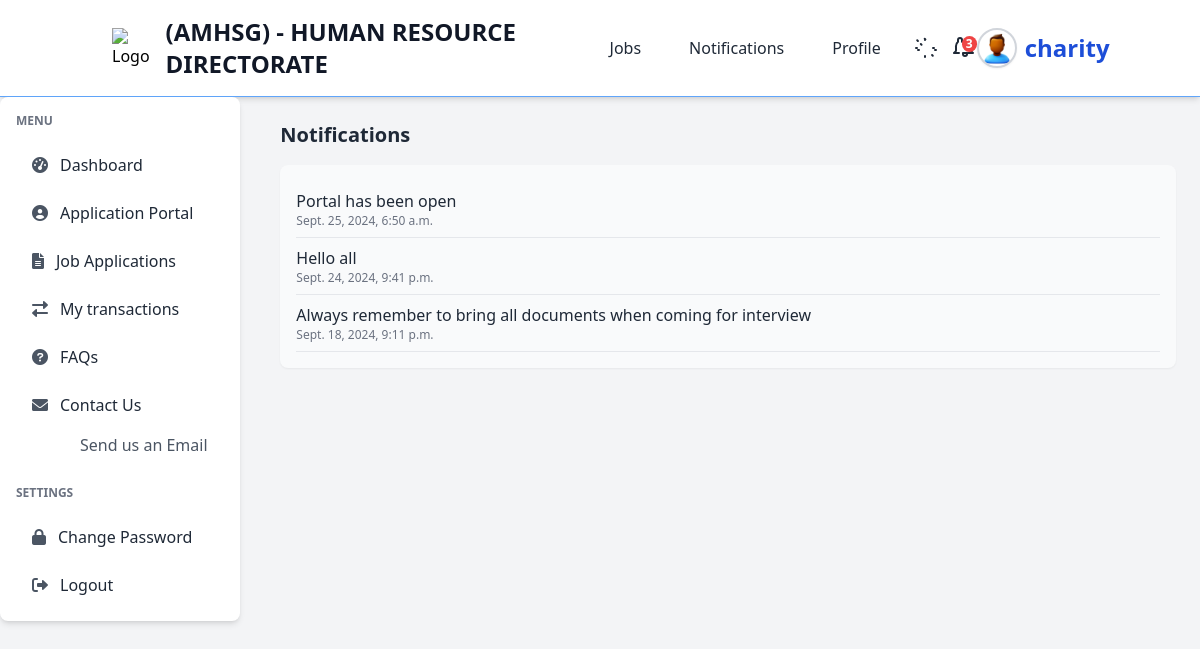
The app's page /notifications/ (signed in) with its own data.
### notifications/models.py (models this page shows, shortened)
class Notification(models.Model):
    message = models.CharField(max_length=255)
    date = models.DateTimeField(auto_now_add=True)

### notifications/views.py (the view)
# urls.py: path('notifications/', views.notification_list, name='notification-list'),
@login_required(login_url="my-login")
def notification_list(request):
    notifications = Notification.objects.all().order_by('-date')
    context = {
        'notifications': notifications,
    }
    return render(request, 'notifications/index.html', context)

### templates/notifications/index.html
{% extends 'authentication/dash-base.html' %} {% block content %}
<section>
  <h2 class="text-xl font-semibold text-gray-800 mb-4">Notifications</h2>
  <div class="bg-gray-50 p-4 rounded-lg shadow-sm">
    <ul>
      {% for notification in notifications %}
      <li class="border-b border-gray-200 py-2">
        <p class="text-gray-800">{{ notification.message }}</p>
        <p class="text-gray-500 text-xs">{{ notification.date }}</p>
      </li>
      {% empty %}
      <li class="text-gray-600">No notifications.</li>
      {% endfor %}
    </ul>
  </div>
</section>
{% endblock %}

### templates/authentication/dash-base.html (shortened to what this page needs)
{% load static tailwind_tags %}
<!DOCTYPE html>
<html lang="en">
  <head>
    <link
      href="https://cdn.jsdelivr.net/npm/tailwindcss@2.2.19/dist/tailwind.min.css"
      rel="stylesheet"
    />
    <link
      rel="stylesheet"
      href="https://cdnjs.cloudflare.com/ajax/libs/font-awesome/6.0.0-beta3/css/all.min.css"
    />
    <link rel="stylesheet" href="https://cdn.jsdelivr.net/npm/flatpickr/dist/flatpickr.min.css">
    <link href="{% static 'css/styles.css' %}" rel="stylesheet">
    <link href="https://cdn.jsdelivr.net/npm/tailwindcss@2.2.19/dist/tailwind.min.css" rel="stylesheet">
    <link href="https://cdn.jsdelivr.net/npm/select2@4.1.0-rc.0/dist/css/select2.min.css" rel="stylesheet" />
    {% tailwind_css %}
  </head>
  <body class="bg-gray-100">
<header class="bg-white dark:bg-gray-800 shadow-md border-b border-blue-400 transition-colors duration-300">
  <div class="container mx-auto flex items-center justify-between py-4 px-6">
    <div class="flex items-center space-x-4">
      <img src="{% static 'img/logo.png' %}" alt="Logo" class="w-10 h-10" />
      <a href="{% url 'dashboard' %}" class="text-2xl font-bold text-gray-900 dark:text-white">
        (AMHSG) - HUMAN RESOURCE DIRECTORATE
      </a>
    </div>
    <nav class="hidden md:flex space-x-4">
      <a href="{% url 'job-list' %}" class="px-4 py-2 text-gray-800 dark:text-gray-200 hover:bg-yellow-600 hover:text-white rounded-md transition-colors duration-200">
        Jobs
      </a>
      <a href="{% url 'notification-list' %}" class="px-4 py-2 text-gray-800 dark:text-gray-200 hover:bg-yellow-600 hover:text-white rounded-md transition-colors duration-200">
        Notifications
      </a>
      <a href="#" class="px-4 py-2 text-gray-800 dark:text-gray-200 hover:bg-yellow-600 hover:text-white rounded-md transition-colors duration-200">
        Profile
      </a>
    </nav>
    <button id="themeToggle" class="px-4 py-2 text-gray-800 dark:text-gray-200 hover:bg-yellow-600 hover:text-white rounded-md transition-colors duration-200">
    </button>
    <div class="relative">
      <button id="notificationButton" class="relative flex items-center text-gray-800 dark:text-gray-200 hover:text-blue-600">
        <span class="absolute top-0 right-0 bg-red-500 text-white text-xs font-bold rounded-full px-1">{{ notifications.count }}</span>
      </button>
    </div>
    <div class="relative">
      <button id="profileMenuButton" class="flex items-center space-x-2 text-gray-800 dark:text-gray-200 hover:text-blue-600">
        <img src="{% static 'img/profile.png' %}" alt="Profile Image" class="w-10 h-10 rounded-full border-2 border-gray-300 shadow-sm" />
        <span class="hidden md:inline font-extrabold text-2xl text-blue-700 dark:text-blue-400">{{ user.username }}</span>
      </button>
    </div>
  </div>
</header>
    <div class="flex flex-col md:flex-row md:space-x-4">
<aside class="w-full md:w-1/4 bg-white shadow-md rounded-lg p-4 mb-4 md:mb-0">
  <nav class="space-y-6">
    <div>
      <h2 class="text-xs font-semibold text-gray-500 uppercase mb-4">Menu</h2>
      <ul class="space-y-2">
        <li>
          <a
            href="{% url 'dashboard' %}"
            class="flex items-center px-4 py-2 text-gray-800 hover:bg-blue-500 rounded transition-colors duration-200"
          >
            <i class="fas fa-tachometer-alt mr-3 text-gray-600"></i>
            Dashboard
          </a>
        </li>
        <li>
          <a
            href="{% url 'application-portal' %}"
            class="flex items-center px-4 py-2 text-gray-800 hover:bg-blue-500 rounded transition-colors duration-200"
          >
            <i class="fas fa-user-circle mr-3 text-gray-600"></i>
            Application Portal
          </a>
        </li>
        <li>
          <a
            href="{% url 'job-applications' %}"
            class="flex items-center px-4 py-2 text-gray-800 hover:bg-blue-500 rounded transition-colors duration-200"
          >
            <i class="fas fa-file-alt mr-3 text-gray-600"></i>
            Job Applications
          </a>
        </li>
        <li>
          <a
            href="{% url 'my-transactions' %}"
            class="flex items-center px-4 py-2 text-gray-800 hover:bg-blue-500 rounded transition-colors duration-200"
          >
            <i class="fas fa-exchange-alt mr-3 text-gray-600"></i>
            My transactions
          </a>
        </li>
        <li>
          <a
            href="{% url 'faq' %}"
            class="flex items-center px-4 py-2 text-gray-800 hover:bg-blue-500 rounded transition-colors duration-200"
          >
            <i class="fas fa-question-circle mr-3 text-gray-600"></i>
            FAQs
          </a>
        </li>
        <li>
          <a
            href="#"
            class="flex items-center px-4 py-2 text-gray-800 hover:bg-blue-500 rounded transition-colors duration-200"
          >
            <i class="fas fa-envelope mr-3 text-gray-600"></i>
            Contact Us
          </a>
          <ul class="pl-12 mt-1 space-y-1">
            <li>
              <a
                href="#"
                class="block px-4 py-1 text-gray-600 hover:underline hover:bg-blue-500"
              >
                Send us an Email
              </a>
            </li>
          </ul>
        </li>
      </ul>
    </div>
    <div>
      <h2 class="text-xs font-semibold text-gray-500 uppercase mb-4">Settings</h2>
      <ul class="space-y-2">
        <li>
          <a
            href="#"
            class="flex items-center px-4 py-2 text-gray-800 hover:bg-blue-500 rounded transition-colors duration-200"
          >
            <i class="fas fa-lock mr-3 text-gray-600"></i>
            Change Password
          </a>
        </li>
        <li>
          <a
            href="{% url 'user-logout' %}"
            class="flex items-center px-4 py-2 text-gray-800 hover:bg-red-500 rounded transition-colors duration-200"
          >
            <i class="fas fa-sign-out-alt mr-3 text-gray-600"></i>
            Logout
          </a>
        </li>
      </ul>
    </div>
  </nav>
</aside>
    <main class="container mx-auto p-6">
      {% block content %}{% endblock %}
    </main>
  </body>
</html>

### records on screen
Notification: message "Portal has been open", date "Sept. 25, 2024, 6:50 a.m."
Notification: message "Hello all", date "Sept. 24, 2024, 9:41 p.m."
Notification: message "Always remember to bring all documents when coming for interview", date "Sept. 18, 2024, 9:11 p.m."

### other values on screen
{{ notifications.count }} "3"
{{ user.username }} "charity"
